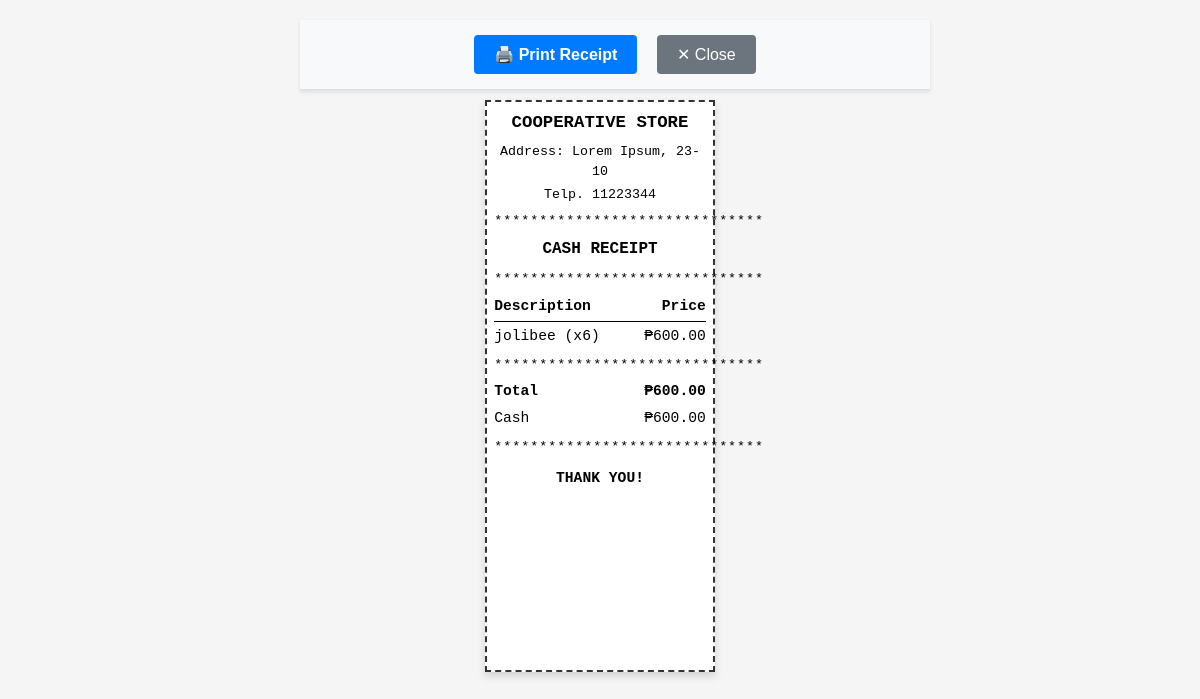
The app's page /cash-receipt/15/ (signed in) with its own data.
### transactions/models.py (models this page shows, shortened)
class TransactionItem(models.Model):
    transaction = models.ForeignKey(Transaction, on_delete=models.CASCADE, related_name='items')
    product = models.ForeignKey(Product, on_delete=models.SET_NULL, null=True)
    product_name = models.CharField(max_length=200)
    product_barcode = models.CharField(max_length=100)
    unit_price = models.DecimalField(max_digits=10, decimal_places=2)
    quantity = models.IntegerField(default=1)
    total_price = models.DecimalField(max_digits=10, decimal_places=2)
    vat_amount = models.DecimalField(max_digits=10, decimal_places=2, default=0.00)
    vatable_sale = models.DecimalField(max_digits=10, decimal_places=2, default=0.00)
    created_at = models.DateTimeField(auto_now_add=True)
    class Meta:
        verbose_name = "Transaction Item"
        verbose_name_plural = "Transaction Items"

class Transaction(models.Model):
    PAYMENT_METHODS = [
        ('debit', 'Debit (Member Account)'),
        ('credit', 'Credit (Utang)'),
        ('cash', 'Cash'),
    ]
    STATUS_CHOICES = [
        ('pending', 'Pending'),
        ('completed', 'Completed'),
        ('cancelled', 'Cancelled'),
    ]
    transaction_number = models.CharField(max_length=50, unique=True)
    member = models.ForeignKey(Member, on_delete=models.SET_NULL, null=True, blank=True, related_name='transactions')
    subtotal = models.DecimalField(max_digits=10, decimal_places=2, default=0.00)
    vatable_sale = models.DecimalField(max_digits=10, decimal_places=2, default=0.00)
    vat_amount = models.DecimalField(max_digits=10, decimal_places=2, default=0.00)
    total_amount = models.DecimalField(max_digits=10, decimal_places=2, default=0.00)
    payment_method = models.CharField(max_length=20, choices=PAYMENT_METHODS)
    amount_paid = models.DecimalField(max_digits=10, decimal_places=2, default=0.00)
    amount_from_balance = models.DecimalField(max_digits=10, decimal_places=2, default=0.00)
    amount_to_utang = models.DecimalField(max_digits=10, decimal_places=2, default=0.00)
    patronage_amount = models.DecimalField(max_digits=10, decimal_places=2, default=0.00)
    patronage_rate = models.DecimalField(max_digits=5, decimal_places=4, default=0.05)
    status = models.CharField(max_length=20, choices=STATUS_CHOICES, default='pending')
    notes = models.TextField(blank=True)
    created_at = models.DateTimeField(auto_now_add=True)
    updated_at = models.DateTimeField(auto_now=True)
    class Meta:
        verbose_name = "Transaction"
        verbose_name_plural = "Transactions"
        ordering = ['-created_at']

### admin_panel/views.py (the view, shortened to what this page needs)
# urls.py: path('cash-receipt/<int:transaction_id>/', admin_panel_views.view_cash_receipt, name='view_cash_receipt'),
@login_required
@require_http_methods(["GET"])
def view_cash_receipt(request, transaction_id):
    try:
        transaction = Transaction.objects.select_related('member').prefetch_related('items').get(
            id=transaction_id,
            status='completed',
            payment_method='cash'
        )
        has_full_access = is_cashier_or_admin(request.user)
        change_amount = Decimal('0.00')
        if transaction.amount_paid > transaction.total_amount:
            change_amount = transaction.amount_paid - transaction.total_amount
        shop_name = getattr(settings, 'SHOP_NAME', 'COOPERATIVE STORE')
        shop_address = getattr(settings, 'SHOP_ADDRESS', 'Address: Lorem Ipsum, 23-10')
        shop_phone = getattr(settings, 'SHOP_PHONE', 'Telp. 11223344')
        context = {
            'transaction': transaction,
            'change_amount': change_amount,
            'shop_name': shop_name,
            'shop_address': shop_address,
            'shop_phone': shop_phone,
        }
        return render(request, 'admin_panel/cash_receipt.html', context)
    except Transaction.DoesNotExist:
        messages.error(request, 'Cash receipt not found')
        return redirect('transaction_history')
    except Exception as e:
        messages.error(request, f'Error loading receipt: {str(e)}')
        return redirect('transaction_history')

### admin_panel/views.py (called while the page is built, shortened)
def is_cashier_or_admin(user):
    if user.is_staff or user.is_superuser:
        return True

### admin_panel/templates/admin_panel/cash_receipt.html (shortened to what this page needs)
<!DOCTYPE html>
<html>
<head>
</head>
<body>
    <div class="print-controls">
        <button id="printBtn" onclick="window.print()">🖨️ Print Receipt</button>
        <button id="closeBtn" onclick="window.close()">✕ Close</button>
    </div>
<div class="receipt-paper">
    <div class="rp-center">
        <div class="rp-title">{{ shop_name|default:"SHOP NAME" }}</div>
        <div class="rp-address">{{ shop_address|default:"Address: Lorem Ipsum, 23-10" }}</div>
        <div class="rp-phone">{{ shop_phone|default:"Telp. 11223344" }}</div>
    </div>
    <div class="rp-separator">******************************</div>
    <div class="rp-receipt-type">CASH RECEIPT</div>
    <div class="rp-separator">******************************</div>
    <div class="rp-items-header">
        <span class="rp-item-description">Description</span>
        <span class="rp-item-price">Price</span>
    </div>
    {% for item in transaction.items.all %}
    <div class="rp-item-row">
        <span class="rp-item-description">{% if item.quantity > 1 %}{{ item.product_name }} (x{{ item.quantity }}){% else %}{{ item.product_name }}{% endif %}</span>
        <span class="rp-item-price">₱{{ item.total_price|floatformat:2 }}</span>
    </div>
    {% endfor %}
    <div class="rp-separator">******************************</div>
    <div class="rp-total-section">
        <div class="rp-total-row">
            <span class="rp-total-label">Total</span>
            <span class="rp-total-value">₱{{ transaction.total_amount|floatformat:2 }}</span>
        </div>
        <div class="rp-total-row">
            <span>Cash</span>
            <span class="rp-item-price">₱{{ transaction.amount_paid|floatformat:2 }}</span>
        </div>
    </div>
    <div class="rp-separator">******************************</div>
    <div class="rp-thanks">THANK YOU!</div>
    <div class="rp-barcode">
        <svg id="barcode"></svg>
    </div>
</div>
</body>
</html>

### admin_panel/templates/admin_panel/cash_receipt.html (style rules this page uses)
html, body { margin: 0; padding: 0; font-family: "Courier New", monospace; background: #f5f5f5; }
@media screen { body { width: 100%; max-width: 600px; margin: 0 auto; padding: 20px; background: #f5f5f5; } }
.receipt-paper { width: 56mm; margin: 0 auto; padding: 2mm; font-size: 12pt; line-height: 1.45; color: #000; background: #fff; }
@media screen { .receipt-paper { border: 2px dashed #333; box-shadow: 0 4px 8px rgba(0,0,0,0.15); } }
.rp-center { text-align: center; }
.rp-title { font-size: 13pt; font-weight: bold; margin-bottom: 2mm; }
.rp-address { font-size: 10pt; margin-bottom: 1mm; }
.rp-phone { font-size: 10pt; margin-bottom: 2mm; }
.rp-separator { text-align: center; margin: 2mm 0; font-size: 10pt; letter-spacing: 1px; }
.rp-receipt-type { text-align: center; font-size: 12pt; font-weight: bold; margin: 2mm 0; }
.rp-items-header { display: flex; justify-content: space-between; font-weight: bold; font-size: 11pt; margin: 2mm 0 1mm 0; padding-bottom: 1mm; border-bottom: 1px solid #000; }
.rp-item-row { display: flex; justify-content: space-between; margin: 1mm 0; font-size: 11pt; }
.rp-item-description { flex: 1; text-align: left; }
.rp-item-price { text-align: right; min-width: 30%; }
.rp-total-section { margin-top: 2mm; }
.rp-total-row { display: flex; justify-content: space-between; margin: 1.5mm 0; font-size: 11pt; }
.rp-total-label { font-weight: bold; }
.rp-total-value { font-weight: bold; text-align: right; }
.rp-thanks { text-align: center; font-size: 11pt; font-weight: bold; margin-top: 3mm; margin-bottom: 2mm; }
.rp-barcode { text-align: center; margin: 2mm 0; }
.print-controls { text-align: center; padding: 15px; background: #f8f9fa; border-bottom: 1px solid #dee2e6; position: sticky; top: 0; z-index: 1000; width: 100%; box-shadow: 0 2px 4px rgba(0,0,0,0.1); margin-bottom: 10px; }
#printBtn { background-color: #007bff; color: white; border: none; padding: 10px 20px; font-size: 16px; cursor: pointer; border-radius: 4px; font-weight: bold; margin-right: 10px; }
#closeBtn { background-color: #6c757d; color: white; border: none; padding: 10px 20px; font-size: 16px; cursor: pointer; border-radius: 4px; }

### records on screen
TransactionItem: product_name "jolibee", quantity "6", total_price "600.00"

### other values on screen
{{ shop_name|default:"SHOP NAME" }} "COOPERATIVE STORE"
{{ shop_address|default:"Address: Lorem Ipsum, 23-10" }} "Address: Lorem Ipsum, 23-10"
{{ shop_phone|default:"Telp. 11223344" }} "Telp. 11223344"
